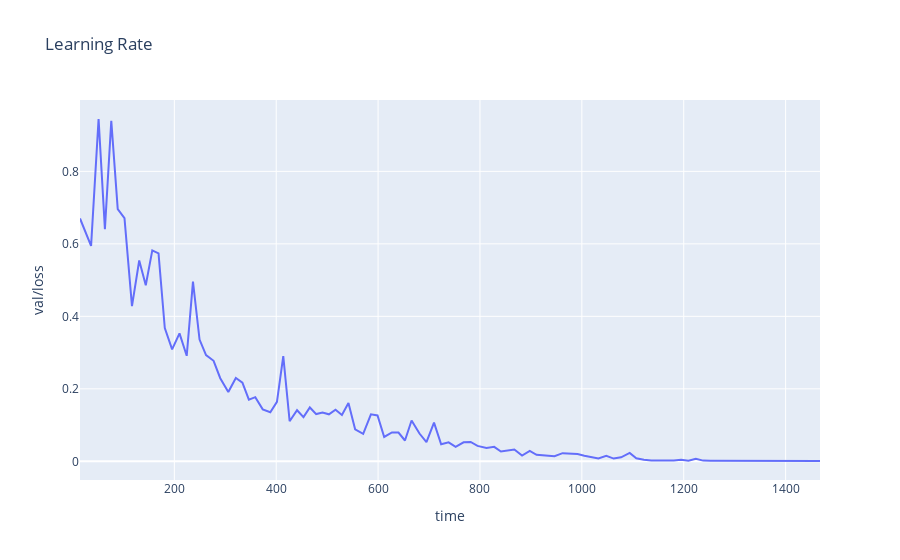

The notebook cell this image was saved under:
### Code cell
fig=px.line(df,x='time',y='val/loss',title='Learning Rate')
fig.show()
